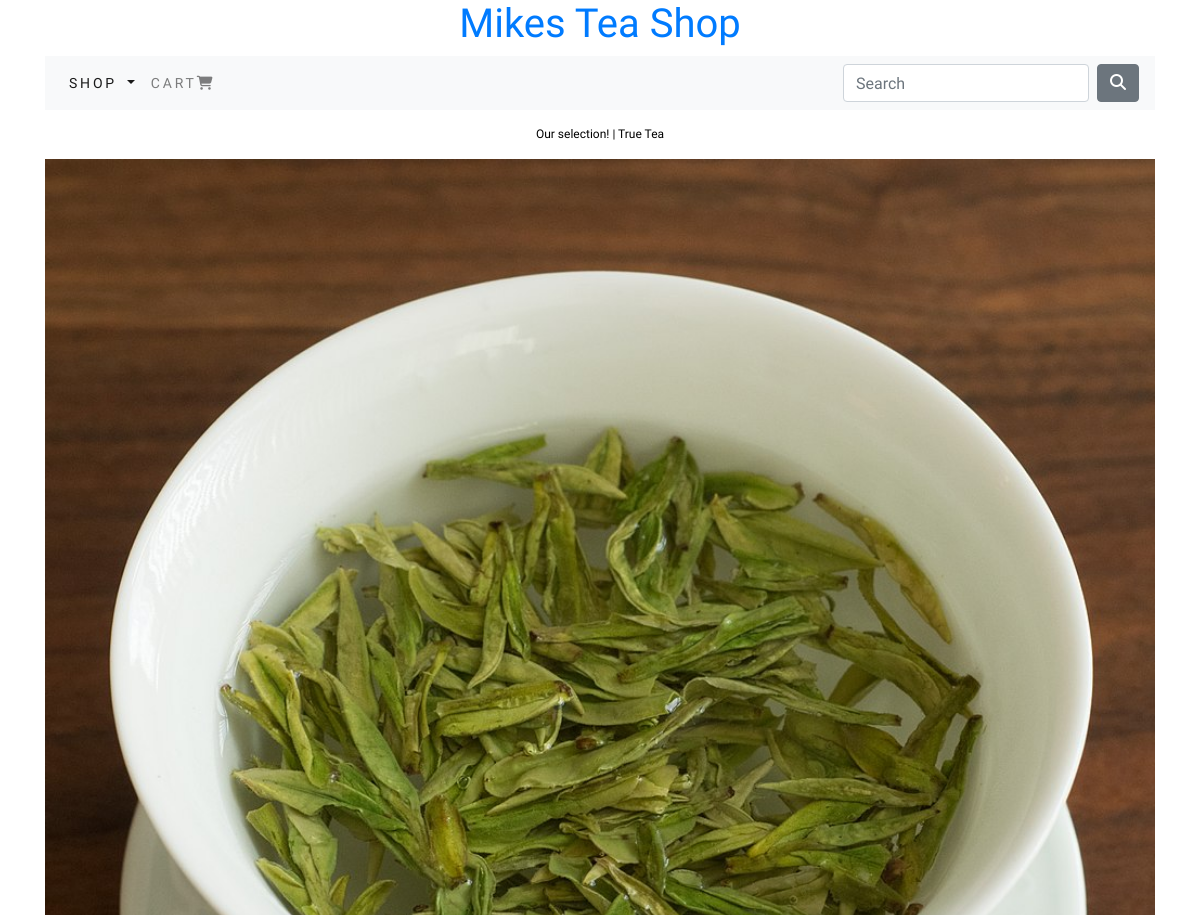
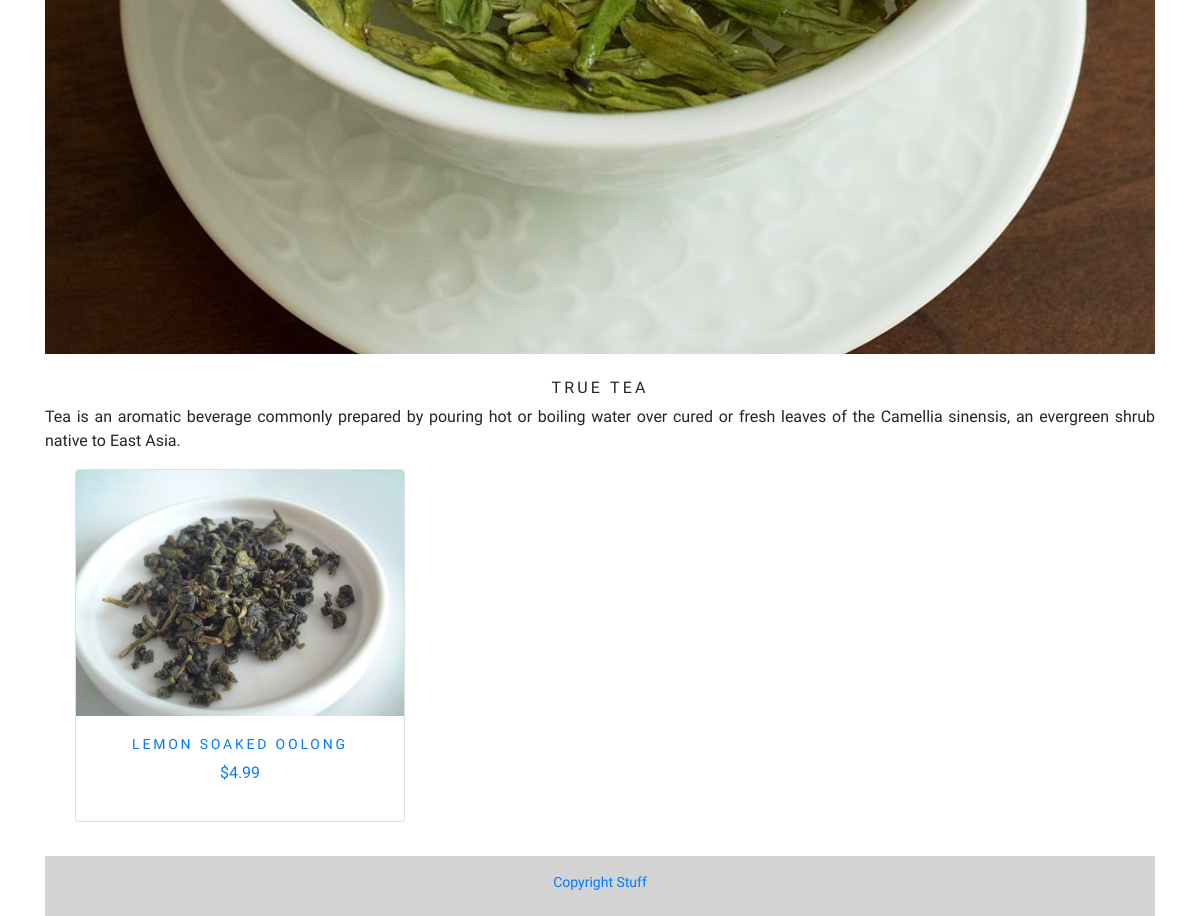
Screenshot of /shop/true-tea/ with the database file from the repository (2 pictures, top to bottom).
### shop/models.py (models this page shows, shortened)
class Category(models.Model):
    name = models.CharField(max_length=250, unique=True)
    slug = models.SlugField(max_length=250, unique=True)
    description = models.TextField(blank=True)
    image = models.ImageField(upload_to='category', blank = True)
    class Meta:
        ordering = ('name',)
        verbose_name = 'category'
        verbose_name_plural = 'categories'
    def get_url(self):
        return reverse('shop:products_by_category', args=[self.slug])

class Product(models.Model):
    name = models.CharField(max_length=250, unique=True)
    slug = models.SlugField(max_length=250, unique=True)
    description = models.TextField(blank=True)
    Category = models.ForeignKey(Category, on_delete=models.CASCADE)
    price = models.DecimalField(max_digits=10, decimal_places=2)
    image = models.ImageField(upload_to='product', blank = True)
    stock = models.IntegerField()
    available = models.BooleanField(default=True)
    created = models.DateTimeField(auto_now_add=True)
    updated = models.DateTimeField(auto_now = True)
    class Meta:
        ordering = ('name',)
        verbose_name = 'product'
        verbose_name_plural = 'products'
    def get_url(self):
        return reverse('shop:ProdCatDetail', args=[self.Category.slug,self.slug])

### shop/views.py (the view)
# urls.py: path('', views.allProdCat, name='allProdCat'),
def allProdCat(request, c_slug = None):
    c_page = None
    products = None
    if c_slug != None:
        c_page = get_object_or_404(Category, slug = c_slug)
        products_list = Product.objects.filter(Category=c_page,available=True)
    else:
        products_list = Product.objects.all().filter(available=True)
    paginator = Paginator(products_list, 6)
    try:
        page = int(request.GET.get('page','1'))
    except:
        page = 1
    try:
        products = paginator.page(page)
    except(EmptyPage,InvalidPage):
        products = paginator.page(paginator.num_pages)
    return render(request, 'shop/category.html',{'Category' : c_page, 'products' : products})

### shop/context_processor.py (called while the page is built)
def menu_links(request):
    links = Category.objects.all()
    return dict(links=links)

### shop/templates/shop/category.html (shortened to what this page needs)
{% extends "base.html" %}
{% load staticfiles %}
{% block content %}
    {% if Category %}
        <div class="row my_row_class">
            <div class = "mx-auto center">
                <p><a href="{% url 'shop:allProdCat' %}"> Our selection!</a> | {{Category.name}} </p>
            </div>
        </div>
     {% endif %}
     <div class="mx-auto">
        {% if Category %}
            <img class ="my_image" src = "{{Category.image.url}}" alt="{{Category.name}}">
    </div>
    <br>
    <div>
        <h1 class = "text-center my_title">{{Category.name}}</h1>
        <p class = "text-justify">{{Category.description}}</p>
    </div>
    {% endif %}
    <div class = "container">
        <div class = "row mx-auto">
        {% for product in products.object_list %}
            <div class = "my_bottom_margin col-9 col-sm-12 col-md-4 col-md-12 col-lg-4">
                <div class="card text-center" style="min-width: 18rem;">
                 <a href = "{{product.get_url}}"><img class="card-img-top my_image"src = "{{product.image.url}}" alt = "{{product.name}}"</a>
                 <div class = "card-body">
                    <h4>{{product.name}}</h4>
                    <p>${{product.price}}</p>
                 </div>
                </div>
            </div>
        {% endfor %}
        </div>
        <div class ="mx-auto">
        <br>
    </div>
{% endblock %}

### static/css/custom.css (style rules this page uses)
body { font-family: 'Castoro', serif; }
.my_row_class { padding-top: 15px; }
.my_row_class .mx-auto p { color: #000; font-size: 12px; }
.my_row_class .mx-auto p a { color: #000; font-size: 12px; text-decoration: None; }
.my_image { width: 100%; height: auto; }
.my_title { font-size: 16px; text-transform: uppercase; letter-spacing: .2em; }
.my_bottom_margin { margin-bottom: 10px; }
.card-body h4 { font-size: 14px; text-transform: uppercase; letter-spacing: .2em; }

### rows the page displays
Category: name "True Tea", image (picture), name "TRUE TEA", description "Tea is an aromatic beverage commonly prepared by pouring hot or boiling water over cured or fresh leaves of the Camellia sinensis, an evergreen shrub native to East Asia."
Product: image (picture), name "LEMON SOAKED OOLONG", price "4.99"
